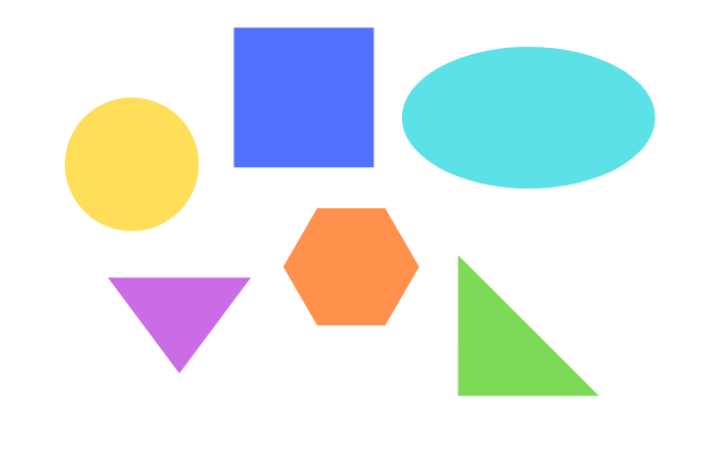
#> input picture resources/photos/shapes.png, 717 x 463 px
$ python counter-and-color-detection.py
#> lines starting #> are read from the running program, lines starting #| are printed output that depends on the picture; after the words box and inside, x2 and y2 are one past the last pixel; in counts of white or black regions, pixels touching at a corner belong together
'''
1. DETECT SHAPE AND LABEL THEM OUT
2. NUMBER OF CORNER POINTS
3. AREA OF SHAPE
'''
import cv2
import numpy as np
'''
1. we can think of canny image which for edge
so convert image to grayscale and then canny

2. From this edges we will find counters using [cv2.findContours]
'''

def stackImages(scale,imgArray):
    rows = len(imgArray)
    cols = len(imgArray[0])
    rowsAvailable = isinstance(imgArray[0], list)
    width = imgArray[0][0].shape[1]
    height = imgArray[0][0].shape[0]
    if rowsAvailable:
        for x in range ( 0, rows):
            for y in range(0, cols):
                if imgArray[x][y].shape[:2] == imgArray[0][0].shape [:2]:
                    imgArray[x][y] = cv2.resize(imgArray[x][y], (0, 0), None, scale, scale)
                else:
                    imgArray[x][y] = cv2.resize(imgArray[x][y], (imgArray[0][0].shape[1], imgArray[0][0].shape[0]), None, scale, scale)
                if len(imgArray[x][y].shape) == 2: imgArray[x][y]= cv2.cvtColor( imgArray[x][y], cv2.COLOR_GRAY2BGR)
        imageBlank = np.zeros((height, width, 3), np.uint8)
        hor = [imageBlank]*rows
        hor_con = [imageBlank]*rows
        for x in range(0, rows):
            hor[x] = np.hstack(imgArray[x])
        ver = np.vstack(hor)
    else:
        for x in range(0, rows):
            if imgArray[x].shape[:2] == imgArray[0].shape[:2]:
                imgArray[x] = cv2.resize(imgArray[x], (0, 0), None, scale, scale)
            else:
                imgArray[x] = cv2.resize(imgArray[x], (imgArray[0].shape[1], imgArray[0].shape[0]), None,scale, scale)
            if len(imgArray[x].shape) == 2: imgArray[x] = cv2.cvtColor(imgArray[x], cv2.COLOR_GRAY2BGR)
        hor= np.hstack(imgArray)
        ver = hor
    return ver

def getCounters(img):
    '''
    1. We need retrival method for finding contours
    cv2.RETR_EXTERNAL mode is best when working with outer details

    2. Then we use [cv2.CHAIN_APPROX_NONE] approximation to avoid approximation
    This will reduce points for us

    3. Make area threshold so that it doesn't detect any noise

    4. Find perimeter(curvelenght) which gives idea about number edges of shapes

    5. Approximates a polygonal curve(s) with the specified precision.
    Approximates a curve or a polygon with another curve/polygon with less vertices
    so that the distance between them is less or equal to the specified precision.
    '''

    contours, heierchy = cv2.findContours(img, cv2.RETR_EXTERNAL, cv2.CHAIN_APPROX_NONE)
    for cnt in contours:
        cnt_area = cv2.contourArea(cnt)
        if cnt_area > 500:
            cv2.drawContours(img_contour, cnt, -1, (0, 0, 255), 3)
            cnt_peri = cv2.arcLength(cnt, True)
            cnt_edges = cv2.approxPolyDP(cnt, 0.02*cnt_peri, True)
            cnt_edge_no = len(cnt_edges)

            # creating bounding box
            x, y, w, h = cv2.boundingRect(cnt_edges)
            cv2.rectangle(img_contour, (x, y), (x+w, y+h), (0, 255, 0), 2)

            if cnt_edge_no == 3:
                cnt_name = 'Triangle'
            elif cnt_edge_no == 4:
                # we have a deviation of 5%
                aspect_ratio = w/float(h)
                if aspect_ratio > 0.95 and aspect_ratio < 1.05:
                    cnt_name = 'Square'
                else:
                    cnt_name = 'Rectangle'
            else:
                cnt_name = 'Circle'

            cv2.putText(img_contour, cnt_name, (x, y), cv2.FONT_HERSHEY_COMPLEX, 1, (255, 0, 0))

img_shape = cv2.imread('./resources/photos/shapes.png')
#> img_shape is the input picture: shape (463, 717, 3); mean B, G, R 233.9, 234.6, 226
img_contour = img_shape.copy()
img_gray = cv2.cvtColor(img_shape, cv2.COLOR_BGR2GRAY)
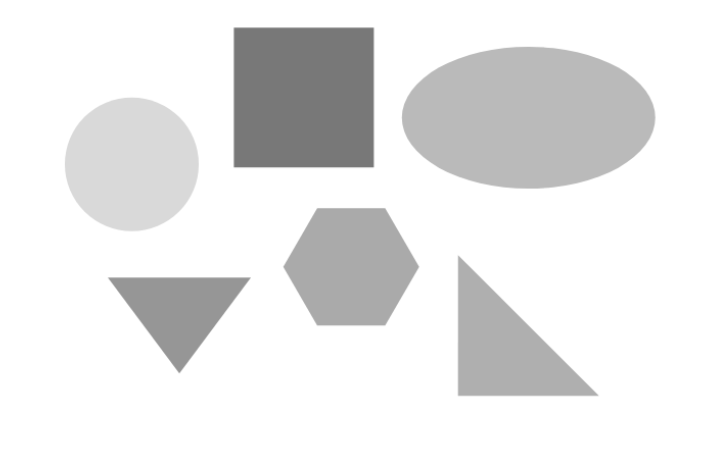
#> img_gray: shape (463, 717); min 120, max 255, mean 232
# img_blur = cv2.GaussianBlur(img_gray, (7, 7), 1)
img_canny = cv2.Canny(img_gray, 100, 100)
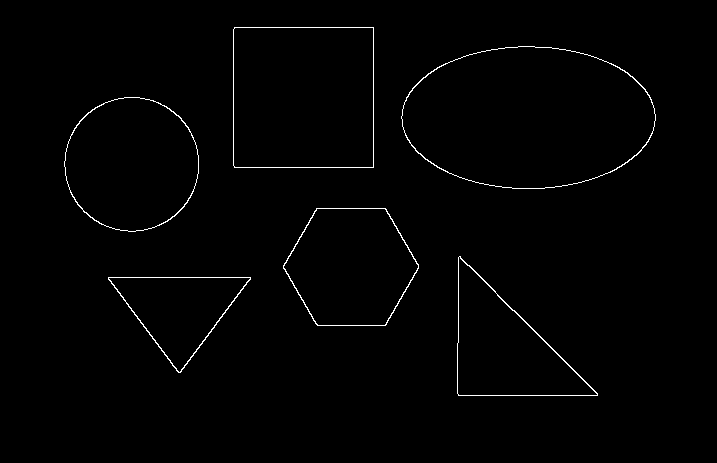
#> img_canny: shape (463, 717); 0.99% white in thin lines or dots, all inside (x1, y1, x2, y2) = (64, 27, 656, 396)
getCounters(img_canny)
#> in getCounters, `contours, heierchy = cv2.findContours(img, cv2.RETR_EXTERNAL, cv2.CHAI..`: contours = 6 contours; box (x1, y1, x2, y2) and area: (401, 46, 656, 189) 28248, (233, 27, 374, 168) 19597, (64, 97, 199, 232) 14092, (283, 208, 419, 326) 12000, (457, 256, 598, 396) 9960, (108, 277, 251, 373) 6941; heierchy = [[1, -1, -1, -1], [2, 0, -1, -1], [3, 1, -1, -1], [4, 2, -1, -1], [5, 3, -1, -1], [-1, 4, -1, -1]]
#> the loop in getCounters, `for cnt in contours:` made 6 passes
#> (cnt_area, cnt_peri, cnt_edges, cnt_edge_no, x, y, w, h) on pass 6: (19597, 558.8, [[234, 27], [234, 167], [373, 167], [373, 27]], 4, 234, 27, 140, 141)
#> (cnt_area, cnt_peri, cnt_edges, cnt_edge_no, x, y, w, h) on passes 1 to 2: (6941, 392, [[108, 277], [178, 372], [250, 279]], 3, 108, 277, 143, 96), (9960, 477.2, [[459, 256], [458, 395], [597, 395]], 3, 458, 256, 140, 140)
#> after the loop in getCounters, `for cnt in contours:`:
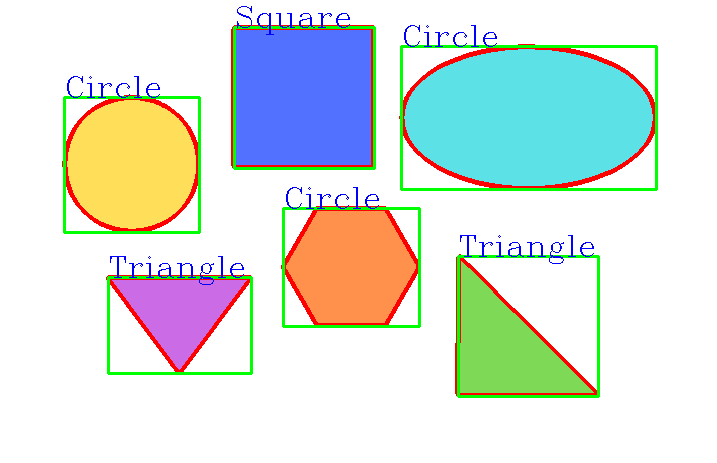
#> img_contour: shape (463, 717, 3); 6.37% of pixels changed, all inside (x1, y1, x2, y2) = (62, 6, 658, 398)

img_stack = stackImages(0.6, ([img_shape, img_gray, img_canny], [img_shape, img_gray, img_contour]))
#> after the loop in stackImages, `for x in range(0, rows):`: hor = 2 items
#> in stackImages, `ver = np.vstack(hor)`:
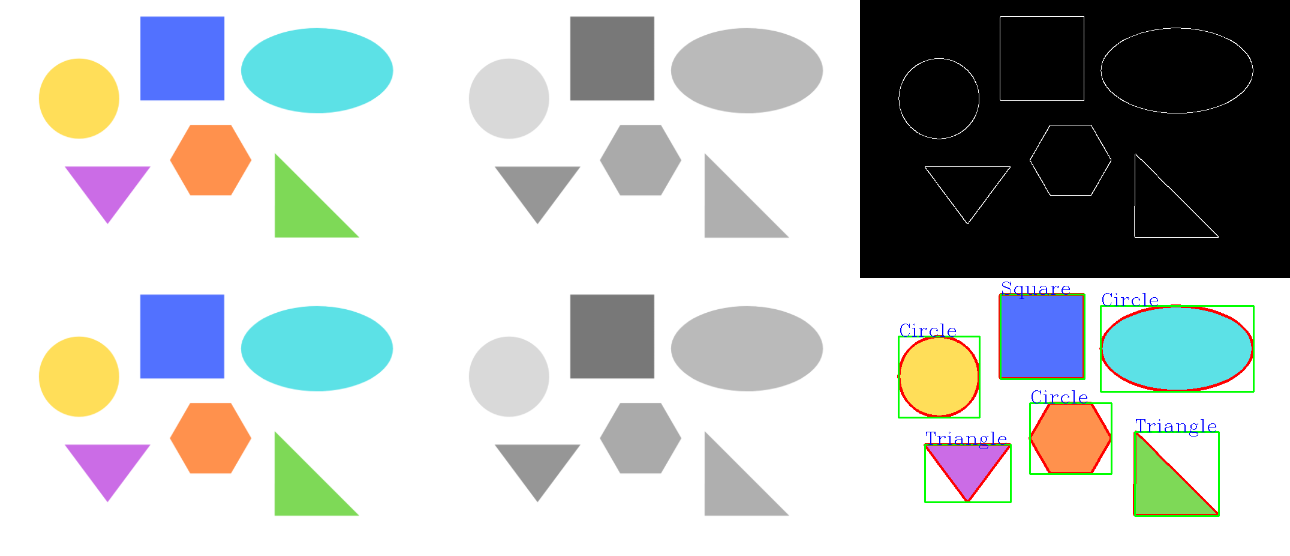
#> ver: shape (556, 1290, 3); mean of channels 0, 1, 2 192.6, 193.8, 189.5; drawn as B, G, R
cv2.imshow('Stack Image', img_stack)
cv2.waitKey(0)
